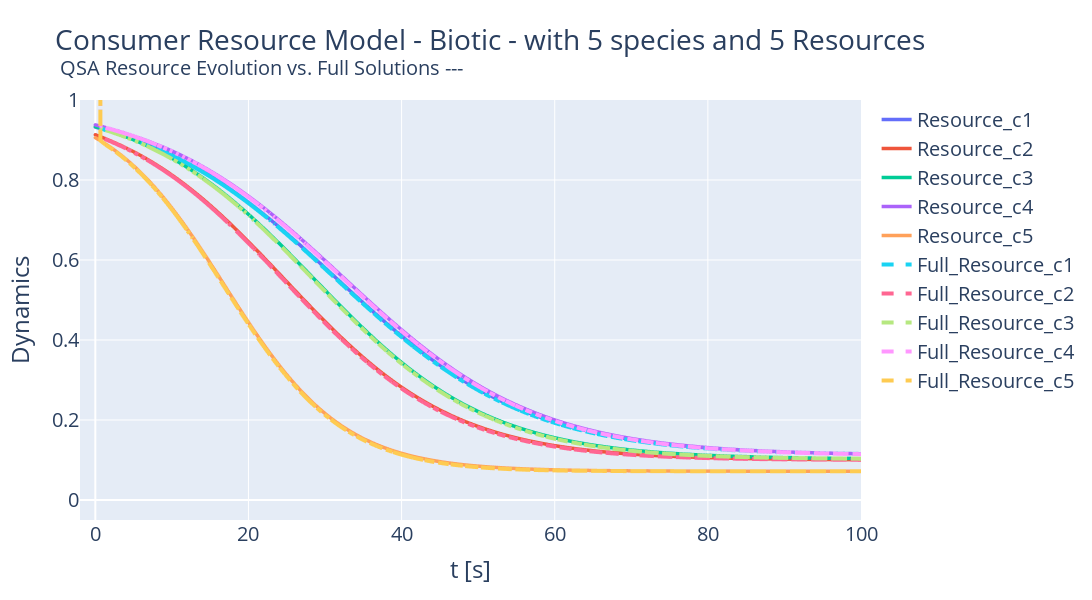

Notebook source saved alongside this figure:
### Code cell
fig = px.line( df_res, x='t[s]', 
              title="Consumer Resource Model - Biotic - with 5 species and 5 Resources <br><sup> QSA Resource Evolution vs. Full Solutions ---</sup>", 
              y = ['t[s]', 'Resource_c1', 'Resource_c2', 'Resource_c3', 'Resource_c4','Resource_c5',
                    'Full_Resource_c1', 'Full_Resource_c2', 'Full_Resource_c3', 'Full_Resource_c4','Full_Resource_c5'],
              labels={'value':'Dynamics', 'variable':'', 't[s]':'t [s]'},
              height=600, width=1200)

for i in range (1,6):
      fig.update_traces(selector = {'name': f'Resource_c{i}'}, line = {'width':3.5})

for i in range (1,6):
      fig.update_traces(selector = {'name': f'Full_Resource_c{i}'}, line = {'width':4, 'dash':'dash'})

fig.update_layout(font=dict(size=20), xaxis_range = [-2, 100], yaxis_range = [-0.05, 1])
fig.show()

### Figure 1 — Plotly figure (JSON) as saved in the notebook; plotly's stock layout.template omitted (floating-point values rounded to 4 significant figures; data arrays with more than 128 entries replaced by an {"elided": "..."} marker saying what was removed)
{"data": [{"hovertemplate": "=Resource_c1<br>t [s]=%{x}<br>Dynamics=%{y}<extra></extra>", "legendgroup": "Resource_c1", "line": {"color": "#636efa", "dash": "solid", "width": 3.5}, "marker": {"symbol": "circle"}, "mode": "lines", "name": "Resource_c1", "showlegend": true, "type": "scattergl", "x": {"elided": "300 float values"}, "xaxis": "x", "y": {"elided": "300 float values"}, "yaxis": "y"}, {"hovertemplate": "=Resource_c2<br>t [s]=%{x}<br>Dynamics=%{y}<extra></extra>", "legendgroup": "Resource_c2", "line": {"color": "#EF553B", "dash": "solid", "width": 3.5}, "marker": {"symbol": "circle"}, "mode": "lines", "name": "Resource_c2", "showlegend": true, "type": "scattergl", "x": {"elided": "300 float values"}, "xaxis": "x", "y": {"elided": "300 float values"}, "yaxis": "y"}, {"hovertemplate": "=Resource_c3<br>t [s]=%{x}<br>Dynamics=%{y}<extra></extra>", "legendgroup": "Resource_c3", "line": {"color": "#00cc96", "dash": "solid", "width": 3.5}, "marker": {"symbol": "circle"}, "mode": "lines", "name": "Resource_c3", "showlegend": true, "type": "scattergl", "x": {"elided": "300 float values"}, "xaxis": "x", "y": {"elided": "300 float values"}, "yaxis": "y"}, {"hovertemplate": "=Resource_c4<br>t [s]=%{x}<br>Dynamics=%{y}<extra></extra>", "legendgroup": "Resource_c4", "line": {"color": "#ab63fa", "dash": "solid", "width": 3.5}, "marker": {"symbol": "circle"}, "mode": "lines", "name": "Resource_c4", "showlegend": true, "type": "scattergl", "x": {"elided": "300 float values"}, "xaxis": "x", "y": {"elided": "300 float values"}, "yaxis": "y"}, {"hovertemplate": "=Resource_c5<br>t [s]=%{x}<br>Dynamics=%{y}<extra></extra>", "legendgroup": "Resource_c5", "line": {"color": "#FFA15A", "dash": "solid", "width": 3.5}, "marker": {"symbol": "circle"}, "mode": "lines", "name": "Resource_c5", "showlegend": true, "type": "scattergl", "x": {"elided": "300 float values"}, "xaxis": "x", "y": {"elided": "300 float values"}, "yaxis": "y"}, {"hovertemplate": "=Full_Resource_c1<br>t [s]=%{x}<br>Dynamics=%{y}<extra></extra>", "legendgroup": "Full_Resource_c1", "line": {"color": "#19d3f3", "dash": "dash", "width": 4}, "marker": {"symbol": "circle"}, "mode": "lines", "name": "Full_Resource_c1", "showlegend": true, "type": "scattergl", "x": {"elided": "300 float values"}, "xaxis": "x", "y": {"elided": "300 float values"}, "yaxis": "y"}, {"hovertemplate": "=Full_Resource_c2<br>t [s]=%{x}<br>Dynamics=%{y}<extra></extra>", "legendgroup": "Full_Resource_c2", "line": {"color": "#FF6692", "dash": "dash", "width": 4}, "marker": {"symbol": "circle"}, "mode": "lines", "name": "Full_Resource_c2", "showlegend": true, "type": "scattergl", "x": {"elided": "300 float values"}, "xaxis": "x", "y": {"elided": "300 float values"}, "yaxis": "y"}, {"hovertemplate": "=Full_Resource_c3<br>t [s]=%{x}<br>Dynamics=%{y}<extra></extra>", "legendgroup": "Full_Resource_c3", "line": {"color": "#B6E880", "dash": "dash", "width": 4}, "marker": {"symbol": "circle"}, "mode": "lines", "name": "Full_Resource_c3", "showlegend": true, "type": "scattergl", "x": {"elided": "300 float values"}, "xaxis": "x", "y": {"elided": "300 float values"}, "yaxis": "y"}, {"hovertemplate": "=Full_Resource_c4<br>t [s]=%{x}<br>Dynamics=%{y}<extra></extra>", "legendgroup": "Full_Resource_c4", "line": {"color": "#FF97FF", "dash": "dash", "width": 4}, "marker": {"symbol": "circle"}, "mode": "lines", "name": "Full_Resource_c4", "showlegend": true, "type": "scattergl", "x": {"elided": "300 float values"}, "xaxis": "x", "y": {"elided": "300 float values"}, "yaxis": "y"}, {"hovertemplate": "=Full_Resource_c5<br>t [s]=%{x}<br>Dynamics=%{y}<extra></extra>", "legendgroup": "Full_Resource_c5", "line": {"color": "#FECB52", "dash": "dash", "width": 4}, "marker": {"symbol": "circle"}, "mode": "lines", "name": "Full_Resource_c5", "showlegend": true, "type": "scattergl", "x": {"elided": "300 float values"}, "xaxis": "x", "y": {"elided": "300 float values"}, "yaxis": "y"}], "layout": {"font": {"size": 20}, "height": 600, "legend": {"title": {"text": ""}, "tracegroupgap": 0}, "title": {"text": "Consumer Resource Model - Biotic - with 5 species and 5 Resources <br><sup> QSA Resource Evolution vs. Full Solutions ---</sup>"}, "width": 1200, "xaxis": {"anchor": "y", "domain": [0, 1], "range": [-2, 100], "title": {"text": "t [s]"}}, "yaxis": {"anchor": "x", "domain": [0, 1], "range": [-0.05, 1], "title": {"text": "Dynamics"}}}}
